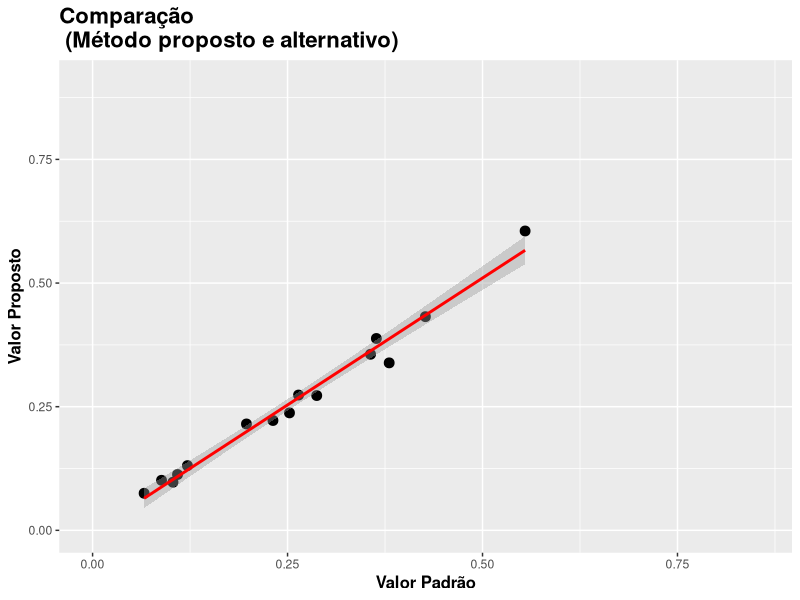
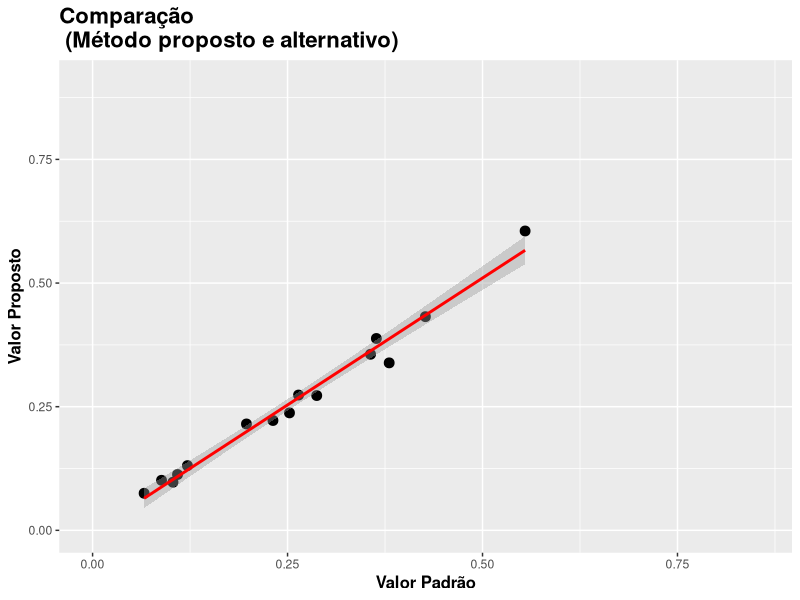

Recreate these plots in R, in order. (Note: this script raises an error after producing the figures.)
### Script criado por: Sollano Rabelo Braga e Marcio Leles R. de Oliveira

### Aplicando o teste F(H0) de Graybill e graficos de analise 

## F(H0) = ((beta - theta)'*(Y1'Y1)*(beta - theta))/(2*QMRes)

# INSTRUCOES:

# Abra o arquivo dados.xslx que acompanha este script;
# Insira os valores Padrao na coluna Y1 e os valores propostos na coluna Yj;
# o alpha por padrao esta em 0.05. Para muda-lo, altere a linha 91
# Obs: E recomendado criar um novo projeto em uma pasta dedicada,
# Caso se esteja usando o R Studio.

# Este tutorial esta dividido em topicos, para melhor visualizacao, utilize:
# ctrl + o : fecha todas as foldings (topicos)
# ctrl + shift + o : abre todas as foldings (topicos)
# ou command + o e command + shift + o, caso utilize o Mac

# 0) Baixar e Carregar os pacotes necessarios ####

# faz-se o download das bibliotecas necessa?rias, caso ainda nao estejam 
# instaladas na maquina. Este passo deve ser feito apenas uma vez. 
# Obs: Remover "#" dos pacotes que nao estiverem instalados

# instala-se o pacote readxl, para poder importar dados provindos do excel, 
# sem anecessidade de conversao.

#install.packages("readxl", dependencies = T)

# instala-se o pacote ggplot2, para a criacao dos graficos.
#install.pachages("ggplot2", dependencies = T)
#install.packages("GridExtra")
#install.packages("grid")

# Carregar os Pacotes 

library(readxl)
library(ggplot2)
library(gridExtra)
library(grid)

# 1) Importar os dados ####

# obs: colocar a planilha "dados_graybill.xlsx" na pasta do diretorio de trabalho
dados <- read_excel("graybill_dados.xlsx", 1)

# 2) Calculo do FH0, F Critico e p-valor ####

# Ajusta-se um modelo Linear Simples composto do valor proposto como y,
# e do valor padrao como x
fit <- lm(Yj ~ Y1, dados)



# Calcula-se o Quadrado medio do residuo,  obtido pela razao entre 
# a soma de quadrados de residuos e os graus de liberdade do resíduo da regressao
QMRes <- sum(residuals(fit)^2)/fit$df.residual

# Criacao da matrix 2x1 beta - theta, subtraindo os coeficientes da regressao
# pela matriz theta [0 1]
beta_theta <- coef(fit) - c(0,1)

# Calculo da Matriz Y1'Y1
# esta matriz e composta por n, Somatorio de Y1, 
# Somatorio de Y1, e o somatorio quadratico de Y1
# Utilizamos a funcao length para calcular n, e a funcao sum para calcular os somatorios
# concatena-se n e Somatorio de Y1 em um vetor, e
# Somatorio de Y1 e somatorio quadratico de Y1 em outro
# e uni-se os dois com a funcao cbind
Y1linha_Y1 <- cbind(c(length(dados$Y1), sum(dados$Y1)), 
                    c(sum(dados$Y1), sum(dados$Y1^2)))

# Calculo de FH0
# Fazemos a multiplicacao da matriz beta_theta transposta,
# pela matriz Y1'Y1, e multiplicamos isto pela matriz beta_theta;
# entao dividimos tudo isto por 2*Quadrado medio do residuo
# Arredondamos este calculo para 4 casas decimais com a funcao round()
FH0 <- round(
  (t(beta_theta)%*%Y1linha_Y1%*%beta_theta)
              /(2*QMRes),
  4)

# Definicao do alpha
alpha <- 0.05

# Calculo do F Critico utilizando os graus de liberdade do residuo,
# e arredondado para 4 casas decimais
Ftab <- round(
  qf(p=alpha, df1=2, df2=fit$df.residual, lower.tail = FALSE),
  4)

# Calculo do p-valor arredondado para 6 casas decimais
pvalor <- signif(
  pf(FH0,1,fit$df.residual,lower=F),
  4)

# 3) Teste de Hipotese ####

# Logica condicional que cria um objeto denominado resultado
# com fator "*" caso FH0 > 0, e caso contrario, "ns"
if(FH0 > Ftab)
  {Resultado <- "*"}else
    (Resultado <- "ns")
# Logica condicional semelhante a anterior
if(FH0 > Ftab)
{Conclusao <- "Yj e estatisticamente diferente de Y1, para o alpha estabelecido"}else
    {Conclusao <- "Yj e estatisticamente igual a Y1, para o alpha estabelecido"}

# 4) Tabela de Resultados Simples ####

Tab_Res_Simp <- data.frame("F_H0"    = FH0, 
                           "F_crit"  = Ftab, 
                           "P_valor" = pvalor, 
                           "Alpha"   = alpha,
                           "Teste"   = Resultado) 

# 5) Tabela de Resultados com medidas de tendencia ####

# Criacao de um dataframe composto pelas variaveis geradas
# Esta tabela nao possui fatores, apenas dados numericos
Tab_Res_Med <- data.frame(Resultado = rbind(
  mean(dados$Y1), 
  mean(dados$Yj), 
  var(dados$Y1), 
  var(dados$Yj), 
  sd(dados$Y1), 
  sd(dados$Yj), 
  length(dados$Y1), 
  2, 
  fit$df.residual, 
  Ftab, 
  FH0, 
  alpha, 
  pvalor))

rownames(Tab_Res_Med) <- c("Media_Y1", "Media_Yj", "Variancia_Y1", "Variancia_Yj", "Desvio_Padrao_Y1", "Desvio_Padrao_Yj", "Observacoes", "g.l.1", "g.l.2", "F_crit", "F_H0", "alpha",  "p-valor")

# 6) Tabela de Resultados completa ####

# Criacao de um dataframe composto pelas variaveis geradas
# Este dataframe possui fatores que indicam o resultado do teste
aux1 <- c(round(mean(dados$Y1),2), round(var(dados$Y1),2), round(sd(dados$Y1),2),  length(dados$Y1), 2, Ftab, FH0, alpha, pvalor, Resultado, Conclusao)
aux2 <- c(round(mean(dados$Yj),2), round(var(dados$Yj),2), round(sd(dados$Yj),2), length(dados$Yj), fit$df.residual, " ", " ", " ", " ", " ", " ")
Tab_Res_Comp <- data.frame("Valor_Padrao" = aux1,"Valor_Proposto" = aux2)
rownames(Tab_Res_Comp) <- c("Media", "Variancia", "Desvio_Padrao", "Observacoes", "g.l.", "F_Critico", "F_H0", "Alpha", "P-valor" ,"Teste", "Conclusao")

# 7) Grafico de dispersao ####

# Gera-se um grafico de dispersao Y1 x Yj, para avaliacao de tendencia
graph <- ggplot(data = dados, aes(x = Y1, y = Yj)) +
  geom_point(aes(), size = 3) +
  labs(x="Valor Padrão", 
       y="Valor Proposto", 
       title = "Comparação \n (Método proposto e alternativo)") +
  geom_smooth(method="lm", colour="red") +
  theme(axis.title=element_text(size=12, face= "bold" ), 
        plot.title=element_text(size=16,face="bold") ) +
  coord_cartesian(xlim = c(0, max(dados$Y1 + 0.3)),
                  ylim = c(0, max(dados$Yj + 0.3)))

# grafico alternativo com informacoes do ajuste

graph2 <- ggplot(data = dados, aes(x = Y1, y = Yj)) + 
  geom_point(aes(), size = 3) + 
  labs(x="Valor Padrão", 
       y="Valor Proposto", 
       title = paste("Adj R2 = ",round(summary(fit)$adj.r.squared, 6),
                     "Intercept =",
                     round(fit$coef[[1]],6),
                     "\n"," Slope =",
                     round(fit$coef[[2]],6), " P =",
                     signif(summary(fit)$coef[2,4],4))) + 
  geom_smooth(method="lm", colour="red") + 
  theme(axis.title=element_text(size=12, face= "bold" ), 
        plot.title=element_text(size=9) ) + 
  coord_cartesian(xlim = c(0, max(dados$Y1 + 0.3)), 
                  ylim = c(0, max(dados$Yj + 0.3)))



# 8) Resultados ####

graph
Tab_Res_Simp
Tab_Res_Med
Tab_Res_Comp

# 9) Exportar os resultados ####

#Obs: a funcao "file.choose()" so funciona no S.O. Windows
# caso necessario, pode-se especificar o caminho desejado na funcao

# Grafico
ggsave(filename = file.choose(), plot = graph)

# Tabela com resultados
write.csv(Tab_Res_Comp, file.choose())

#Tabela Numerica
write.csv(Tab_Res_Med, file.choose())

